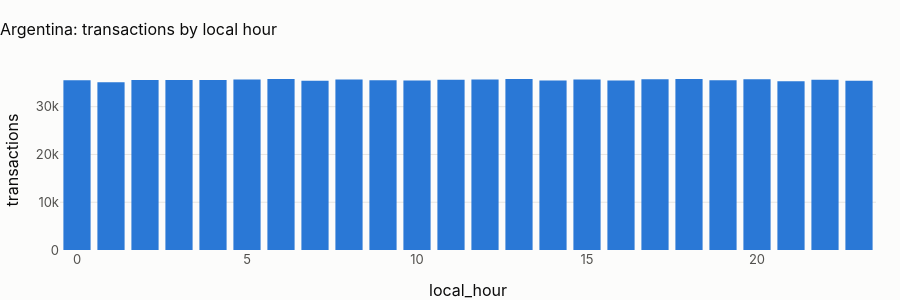

Notebook code for this chart:
### Markdown cell above
## 2 · Time of day, in local time

### Code cell
hours = pl.q(
    "select local_hour_customer as local_hour, count(*) as transactions from main.tx_local group by 1 order by 1"
)
fig = px.bar(
    hours, x="local_hour", y="transactions", title=f"{CTRY.title}: transactions by local hour"
)
fig.update_layout(height=300)
fig.show()
cv = hours.transactions.std() / hours.transactions.mean()
display(
    Markdown(
        f"**Hour-of-day coefficient of variation: {cv:.3f}.** "
        + (
            "Local time shifts the uniform UTC profile by the offset and leaves it uniform: there is no daily cycle to "
            "model, in any time zone. Time-of-day features stay in the design and carry no signal here."
            if cv < 0.05
            else "There is a daily cycle in local time: time-of-day features can carry signal."
        )
    )
)

### Figure 1 — Plotly figure (JSON) as saved in the notebook; plotly's stock layout.template omitted (floating-point values rounded to 4 significant figures)
{"data": [{"hovertemplate": "local_hour=%{x}<br>transactions=%{y}<extra></extra>", "legendgroup": "", "marker": {"color": "#2a78d6", "pattern": {"shape": ""}}, "name": "", "orientation": "v", "showlegend": false, "textposition": "auto", "type": "bar", "x": [0, 1, 2, 3, 4, 5, 6, 7, 8, 9, 10, 11, 12, 13, 14, 15, 16, 17, 18, 19, 20, 21, 22, 23], "xaxis": "x", "y": [35555, 35130, 35558, 35573, 35564, 35682, 35771, 35447, 35713, 35521, 35501, 35624, 35667, 35793, 35499, 35682, 35485, 35753, 35774, 35540, 35761, 35343, 35655, 35430], "yaxis": "y"}], "layout": {"barmode": "relative", "height": 300, "legend": {"tracegroupgap": 0}, "title": {"text": "Argentina: transactions by local hour"}, "xaxis": {"anchor": "y", "domain": [0.0, 1.0], "title": {"text": "local_hour"}}, "yaxis": {"anchor": "x", "domain": [0.0, 1.0], "title": {"text": "transactions"}}}}
